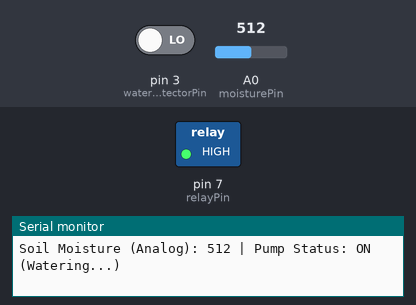
Recording of a sketch running on a simulated Arduino Uno, built with avr-gcc and run on an emulated ATmega328P. Shown: switched loads named in the sketch (green lamp = pin HIGH), the last lines printed to the serial monitor. Inputs (shaded band) come from the test bench; at power-on: A0 (moisturePin) = 512, pin 3 (waterDetectorPin) LOW.

Above: at 5.8 s.
5.9 s: A0 (moisturePin) set to 684
11.9 s: A0 (moisturePin) set to 717
At 15.6 s:
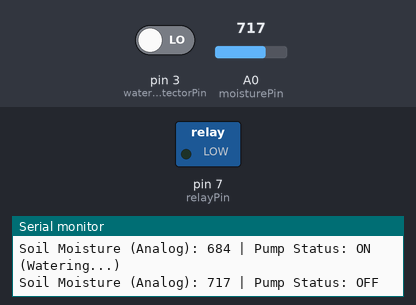
26.5 s: A0 (moisturePin) set to 690
At 30.7 s:
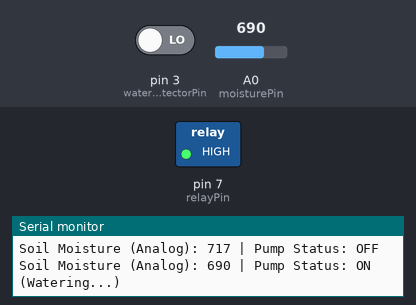
32.5 s: A0 (moisturePin) set to 710
At 35.7 s:
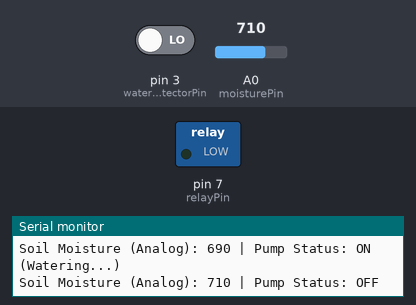
Timing chart, 0 to 37.2 s (numbered marks = the images above; inputs shaded):
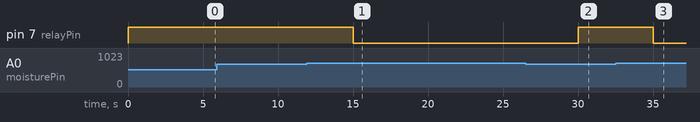

Measured:
- the behaviour switches between 699 and 700 on A0 (moisturePin) (found by bisection; images 0 and 1)
- after the input at 11.9 s, pin 7 (relayPin): HIGH → LOW after 3.1 s
- after the input at 26.5 s, pin 7 (relayPin): LOW → HIGH after 3.5 s
- after the input at 32.5 s, pin 7 (relayPin): HIGH → LOW after 2.5 s

The sketch:

ArduinoGarden.ino
```cpp
const int moisturePin = A0; // Analog pin for soil moisture
const int moistureDO = 2;   // Digital pin for soil moisture (optional)
const int waterDetectorPin = 3; // Digital pin for water detection (optional)
const int relayPin = 7; // Relay module connected to Pin 7

void setup() {
  Serial.begin(9600); // Initialize serial communication
  pinMode(moistureDO, INPUT);
  pinMode(waterDetectorPin, INPUT);
  pinMode(relayPin, OUTPUT);
  digitalWrite(relayPin, HIGH); // Ensure the pump is off at startup
}

void loop() {
  int moistureValue = analogRead(moisturePin); // Read soil moisture (0-1023)
  int waterDetected = digitalRead(waterDetectorPin); // Read water detector status

  Serial.print("Soil Moisture (Analog): ");
  Serial.print(moistureValue);
  Serial.print(" | Pump Status: ");

  // Pump activation logic
  if (moistureValue < 700) {
    digitalWrite(relayPin, HIGH); // Turn ON pump (relay activated)
    Serial.println("ON (Watering...)");
  } else {
    digitalWrite(relayPin, LOW); // Turn OFF pump
    Serial.println("OFF");
  }

  // Optional: Display water detector status
  if (waterDetected == HIGH) {
    Serial.println("Warning: Water Detected!");
  }

  delay(5000); // Wait 1 second before next reading
}
```
